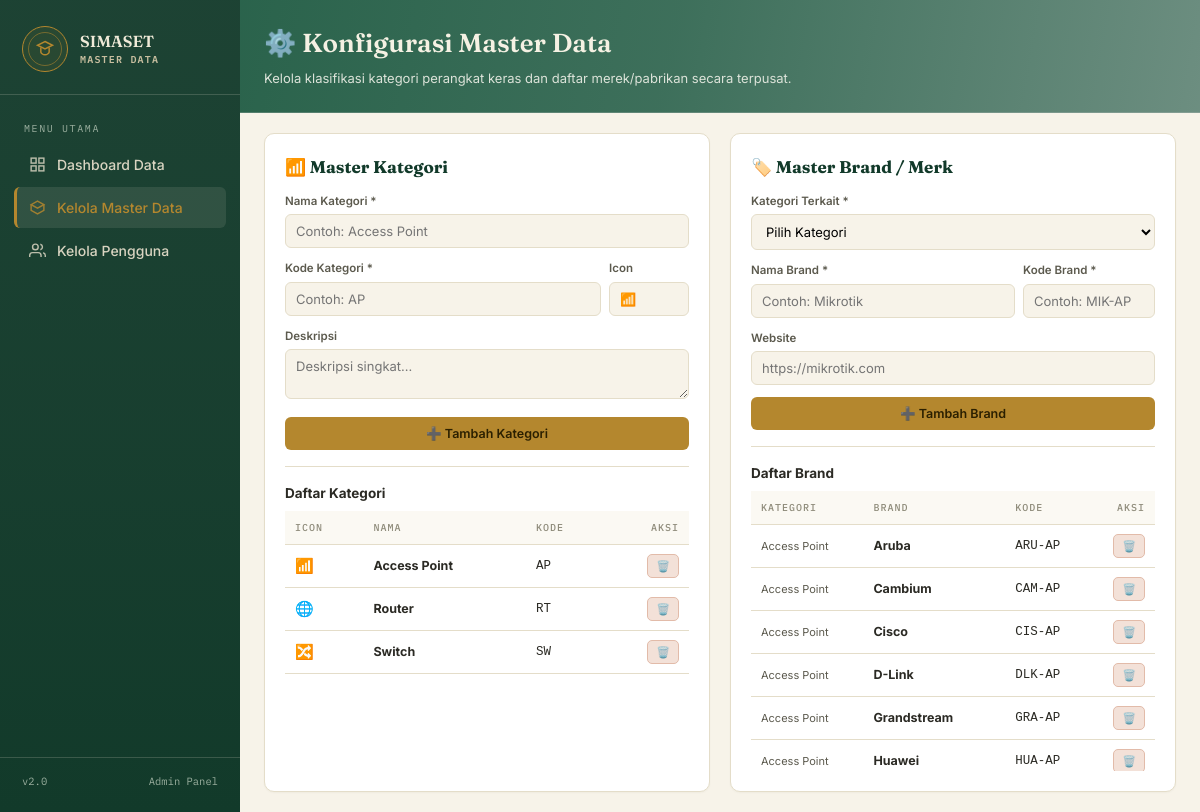
/manage_master.php (signed in), run on the app's committed database.
### tables this page shows
CREATE TABLE IF NOT EXISTS device_types (
    id INT(11) AUTO_INCREMENT PRIMARY KEY,
    type_name VARCHAR(50) UNIQUE NOT NULL,
    type_code VARCHAR(20) UNIQUE NOT NULL,
    description TEXT,
    icon VARCHAR(50),
    created_at TIMESTAMP DEFAULT CURRENT_TIMESTAMP
);

CREATE TABLE IF NOT EXISTS brands (
    id INT(11) AUTO_INCREMENT PRIMARY KEY,
    brand_name VARCHAR(100) NOT NULL,
    brand_code VARCHAR(20) UNIQUE NOT NULL,
    category ENUM('Access Point', 'Switch', 'Router') NOT NULL,
    description TEXT,
    website VARCHAR(255),
    logo VARCHAR(255),
    is_active BOOLEAN DEFAULT TRUE,
    created_at TIMESTAMP DEFAULT CURRENT_TIMESTAMP,
    updated_at TIMESTAMP DEFAULT CURRENT_TIMESTAMP ON UPDATE CURRENT_TIMESTAMP,
    UNIQUE KEY unique_brand_category (brand_name, category),
    INDEX idx_category (category),
    INDEX idx_active (is_active)
);

### manage_master.php (the view, shortened to what this page needs)
<?php
$conn = getConnection();
$categories = $conn->query("SELECT * FROM device_types ORDER BY type_name ASC");
$brands     = $conn->query("SELECT * FROM brands ORDER BY category ASC, brand_name ASC");
?>
<!DOCTYPE html>
<html lang="id">
<head>
</head>
<body>
<div class="app">
    <aside class="sidebar">
        <div class="emblem-wrap">
            <div class="emblem">
                <svg viewBox="0 0 24 24" fill="none" stroke="currentColor" stroke-width="1.8"><path d="M12 3l9 4.5-9 4.5-9-4.5L12 3z"/><path d="M7 10.2v5.4c0 1.1 2.2 3.4 5 3.4s5-2.3 5-3.4v-5.4"/></svg>
            </div>
            <div class="emblem-text">SIMASET
                <span>Master Data</span>
            </div>
        </div>
        <div class="nav-label">Menu Utama</div>
        <nav>
            <a href="index.php" class="nav-item">
                <svg viewBox="0 0 24 24" fill="none" stroke="currentColor" stroke-width="2"><rect x="3" y="3" width="7" height="7"/><rect x="14" y="3" width="7" height="7"/><rect x="14" y="14" width="7" height="7"/><rect x="3" y="14" width="7" height="7"/></svg>
                Dashboard Data
            </a>
            <a href="manage_master.php" class="nav-item active">
                <svg viewBox="0 0 24 24" fill="none" stroke="currentColor" stroke-width="2"><path d="M21 8l-9-5-9 5 9 5 9-5z"/><path d="M3 8v8l9 5 9-5V8"/></svg>
                Kelola Master Data
            </a>
            <a href="manage_users.php" class="nav-item">
                <svg viewBox="0 0 24 24" fill="none" stroke="currentColor" stroke-width="2"><path d="M17 21v-2a4 4 0 00-4-4H5a4 4 0 00-4 4v2"/><circle cx="9" cy="7" r="4"/><path d="M23 21v-2a4 4 0 00-3-3.87"/><path d="M16 3.13a4 4 0 010 7.75"/></svg>
                Kelola Pengguna
            </a>
        </nav>
        <div class="sidebar-foot">
            <span>v2.0</span>
            <span>Admin Panel</span>
        </div>
    </aside>
    <main>
        <div class="hero">
            <h1>⚙️ Konfigurasi Master Data</h1>
            <p>Kelola klasifikasi kategori perangkat keras dan daftar merek/pabrikan secara terpusat.</p>
        </div>
        <div class="content">
            <div class="grid-section">
                <div class="card">
                    <h2>📶 Master Kategori</h2>
                    <form method="POST" action="">
                        <div class="form-group">
                            <label>Nama Kategori *</label>
                            <input type="text" name="type_name" placeholder="Contoh: Access Point" required>
                        </div>
                        <div style="display: flex; gap: 8px;">
                            <div class="form-group" style="flex: 1;">
                                <label>Kode Kategori *</label>
                                <input type="text" name="type_code" placeholder="Contoh: AP" required>
                            </div>
                            <div class="form-group" style="width: 80px;">
                                <label>Icon</label>
                                <input type="text" name="icon" placeholder="📶" value="📶">
                            </div>
                        </div>
                        <div class="form-group">
                            <label>Deskripsi</label>
                            <textarea name="description" rows="2" placeholder="Deskripsi singkat..."></textarea>
                        </div>
                        <button type="submit" class="btn btn-gold">➕ Tambah Kategori</button>
                    </form>
                    <hr style="margin: 16px 0; border: 0; border-top: 1px solid var(--border);">
                    <h3>Daftar Kategori</h3>
                    <div style="overflow-x:auto;">
                        <table>
                            <thead>
                                <tr>
                                    <th>Icon</th>
                                    <th>Nama</th>
                                    <th>Kode</th>
                                    <th style="text-align:right;">Aksi</th>
                                </tr>
                            </thead>
                            <tbody>
                                <?php if ($categories && $categories->num_rows > 0): ?>
                                    <?php while($cat = $categories->fetch_assoc()): ?>
                                    <tr>
                                        <td style="font-size:15px;"><?= $cat['icon'] ?></td>
                                        <td><strong><?= htmlspecialchars($cat['type_name']) ?></strong></td>
                                        <td><code><?= htmlspecialchars($cat['type_code']) ?></code></td>
                                        <td style="text-align:right;">
                                            <form method="POST" action="" onsubmit="return confirm('Hapus kategori ini?');" style="display:inline;">
                                                <button type="submit" class="btn btn-danger btn-sm" title="Hapus">🗑️</button>
                                            </form>
                                        </td>
                                    </tr>
                                    <?php endwhile; ?>
                                <?php else: ?>
                                    <tr><td colspan="4" style="text-align: center; padding:15px;">Belum ada kategori.</td></tr>
                                <?php endif; ?>
                            </tbody>
                        </table>
                    </div>
                </div>
                <div class="card">
                    <h2>🏷️ Master Brand / Merk</h2>
                    <form method="POST" action="">
                        <div class="form-group">
                            <label>Kategori Terkait *</label>
                            <select name="category" required>
                                <option value="">Pilih Kategori</option>
                            </select>
                        </div>
                        <div style="display: flex; gap: 8px;">
                            <div class="form-group" style="flex: 2;">
                                <label>Nama Brand *</label>
                                <input type="text" name="brand_name" placeholder="Contoh: Mikrotik" required>
                            </div>
                            <div class="form-group" style="flex: 1;">
                                <label>Kode Brand *</label>
                                <input type="text" name="brand_code" placeholder="Contoh: MIK-AP" required>
                            </div>
                        </div>
                        <div class="form-group">
                            <label>Website</label>
                            <input type="url" name="website" placeholder="https://mikrotik.com">
                        </div>
                        <button type="submit" class="btn btn-gold">➕ Tambah Brand</button>
                    </form>
                    <hr style="margin: 16px 0; border: 0; border-top: 1px solid var(--border);">
                    <h3>Daftar Brand</h3>
                    <div style="max-height: 280px; overflow-y: auto;">
                        <table>
                            <thead>
                                <tr>
                                    <th>Kategori</th>
                                    <th>Brand</th>
                                    <th>Kode</th>
                                    <th style="text-align:right;">Aksi</th>
                                </tr>
                            </thead>
                            <tbody>
                                <?php if ($brands && $brands->num_rows > 0): ?>
                                    <?php while($b = $brands->fetch_assoc()): ?>
                                    <tr>
                                        <td><span style="font-size:11px; color:var(--ink-soft);"><?= htmlspecialchars($b['category']) ?></span></td>
                                        <td><strong><?= htmlspecialchars($b['brand_name']) ?></strong></td>
                                        <td><code><?= htmlspecialchars($b['brand_code']) ?></code></td>
                                        <td style="text-align:right;">
                                            <form method="POST" action="" onsubmit="return confirm('Hapus brand ini?');" style="display:inline;">
                                                <button type="submit" class="btn btn-danger btn-sm" title="Hapus">🗑️</button>
                                            </form>
                                        </td>
                                    </tr>
                                    <?php endwhile; ?>
                                <?php else: ?>
                                    <tr><td colspan="4" style="text-align: center; padding:15px;">Belum ada brand.</td></tr>
                                <?php endif; ?>
                            </tbody>
                        </table>
                    </div>
                </div>
            </div>
        </div>
    </main>
</div>
</body>
</html>

### data on the page
device_types: icon "📶", type_name "Access Point", type_code "AP"
device_types: icon "🌐", type_name "Router", type_code "RT"
device_types: icon "🔀", type_name "Switch", type_code "SW"
brands: category "Access Point", brand_name "Aruba", brand_code "ARU-AP"
brands: category "Access Point", brand_name "Cambium", brand_code "CAM-AP"
brands: category "Access Point", brand_name "Cisco", brand_code "CIS-AP"
brands: category "Access Point", brand_name "D-Link", brand_code "DLK-AP"
brands: category "Access Point", brand_name "Grandstream", brand_code "GRA-AP"
brands: category "Access Point", brand_name "Huawei", brand_code "HUA-AP"
